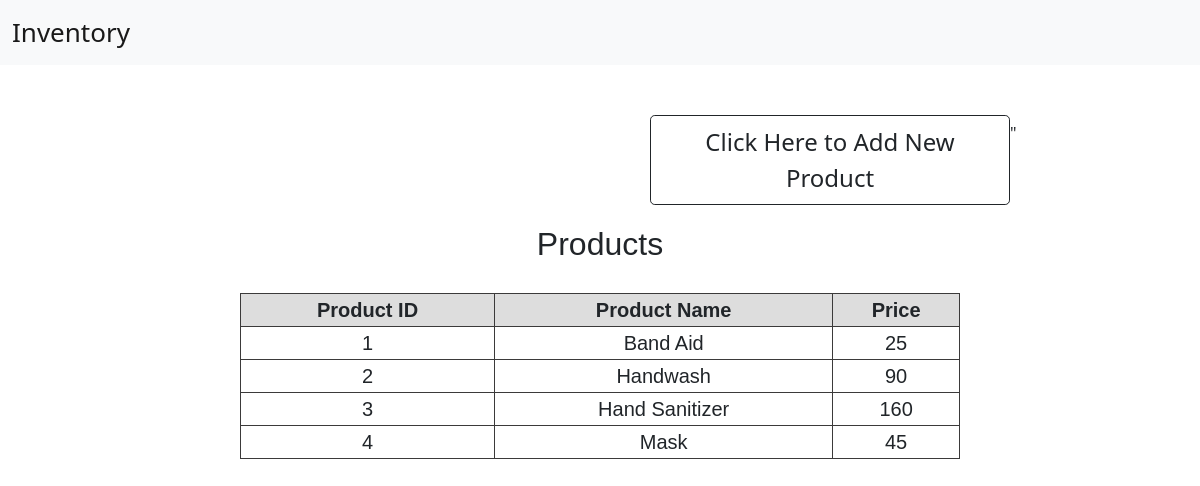
Page /view_products/ on the committed database.
### Home/models.py (models this page shows)
class Product(models.Model):
    product_id=models.CharField(max_length=100, primary_key=True)
    product_name=models.CharField(max_length=100)
    product_price=models.IntegerField()
    class Meta:
        managed = True
        db_table = 'Product'

### Home/views.py (the view)
# urls.py: path('view_products/',views.Product_view,name='view_products'),
def Product_view(request):
    qs=list(Product.objects.values())
    print(qs)
    final=[]
    for i in qs:
        x=list(i.values())
        final.append(x)
    return render(request,'html/products.html',{'qs':final})

### Home/templates/html/products.html (shortened to what this page needs)
<!DOCTYPE html>
{% load static %}
<head>
<link href="https://cdn.jsdelivr.net/npm/bootstrap@5.0.1/dist/css/bootstrap.min.css" rel="stylesheet">
</head>
<body>
  <nav class="navbar navbar-expand-lg navbar-light bg-light">
    <div class="container-fluid">
      <a class="navbar-brand" href="{% url 'index' %}" style="font-size: 26px;">Inventory</a>
      </div>
  </nav>
  <div class="templatemo-content-wrapper">
    <div class="templatemo-content">
      <a href="{% url 'add_product' %}" class="btn btn-outline-dark btn-lg" style="margin-top: 50px; margin-left: 650px; width: 30%; font-size: 24px;"> Click Here to Add New Product</a>"
        <h2 style="font-family: 'Lucida Sans', 'Lucida Sans Regular', 'Lucida Grande', 'Lucida Sans Unicode', Geneva, Verdana, sans-serif; text-align: center; margin-top: 20px; margin-bottom: 30px;">Products</h2>
      <table class="center">
          <tr>
              <th bgcolor="#dddddd">
                Product ID
              </th>
              <th bgcolor="#dddddd">
                Product Name
              </th >
              <th bgcolor="#dddddd">
                Price
              </th>
          </tr>
          {% for i in qs %}
          <tr>
            {% for j in i %}
            <td>{{j}}</td>
            {% endfor %}
          </tr>
          {% endfor %}
      </table>
    </div>
  </div>
</body>
</html>

### Home/templates/html/products.html (style rules this page uses)
table { font-family:'Lucida Sans', 'Lucida Sans Regular', 'Lucida Grande', 'Lucida Sans Unicode', Geneva, Verdana, sans-serif; border-collapse: collapse; width: 60%; font-size: 20px; }
.center { margin-left: auto; margin-right: auto; }
td, th { border: 1px solid #3b3a3a; text-align: center; }

### rows in the picture
Product: i "Band Aid"
Product: i "Handwash"
Product: i "Hand Sanitizer"
Product: i "Mask"

### other values in the picture
{{ j }} "1" "25" "2" "90" "3" "160" "4" "45"
